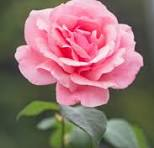
#> input picture Images/Image_Manupulation/flower.jpeg, 154 x 148 px
$ python Cropping_images.py
#> lines starting #> are read from the running program, lines starting #| are printed output that depends on the picture
# Cropping of images using slices :

# cropped_image = image[startY:endY, startX:endX]

import cv2

# Load the image
image = cv2.imread('./flower.jpeg')
#> image is the input picture: shape (148, 154, 3); mean B, G, R 112.7, 113.9, 149.5

if image is not None :
  cropped_image = image[10:, 20:]  # Adjust the slice values as needed
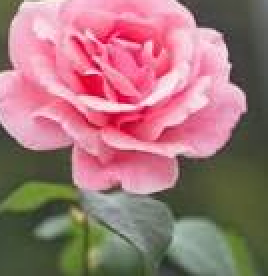
#> cropped_image: shape (138, 134, 3) (shown 2 times larger); mean B, G, R 120.5, 118.3, 162.4

  cv2.imshow('Cropped Image', cropped_image)

  cv2.waitKey(0)  # Wait for a key press to close the window
  cv2.destroyAllWindows()  # Close all OpenCV windows
else:
  print("Error: Image not found or could not be loaded.")
